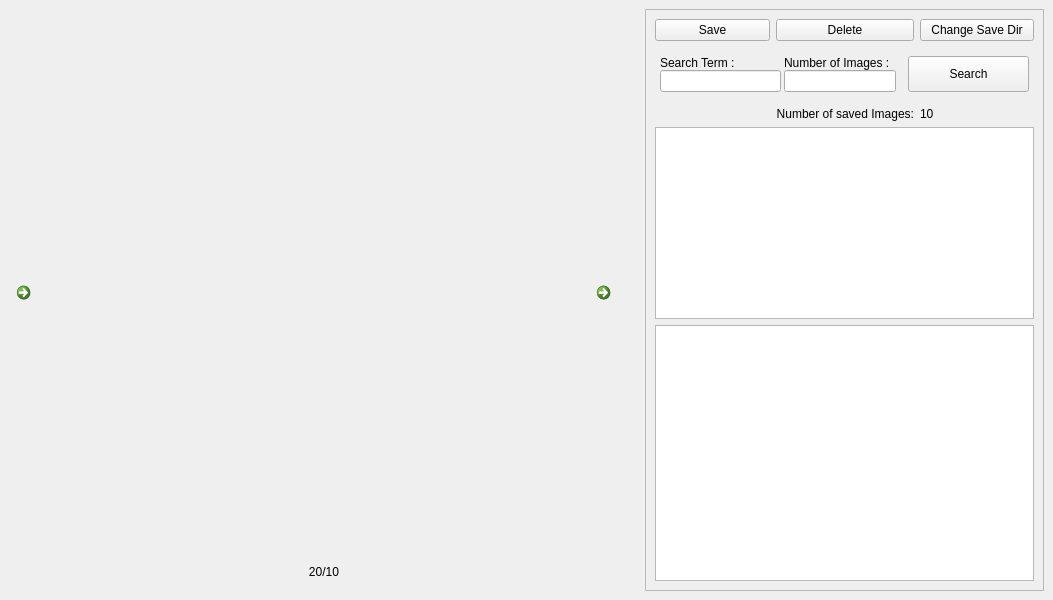
<?xml version="1.0" encoding="UTF-8"?>
<ui version="4.0">
 <class>MainWindow</class>
 <widget class="QMainWindow" name="MainWindow">
  <property name="geometry">
   <rect>
    <x>0</x>
    <y>0</y>
    <width>1053</width>
    <height>600</height>
   </rect>
  </property>
  <property name="cursor">
   <cursorShape>ArrowCursor</cursorShape>
  </property>
  <property name="windowTitle">
   <string>Google Image Downloader</string>
  </property>
  <widget class="QWidget" name="centralwidget">
   <layout class="QGridLayout" name="gridLayout">
    <item row="2" column="3">
     <widget class="QCommandLinkButton" name="next_image_button">
      <property name="sizePolicy">
       <sizepolicy hsizetype="Preferred" vsizetype="Preferred">
        <horstretch>0</horstretch>
        <verstretch>0</verstretch>
       </sizepolicy>
      </property>
      <property name="minimumSize">
       <size>
        <width>40</width>
        <height>40</height>
       </size>
      </property>
      <property name="maximumSize">
       <size>
        <width>50</width>
        <height>50</height>
       </size>
      </property>
      <property name="cursor">
       <cursorShape>OpenHandCursor</cursorShape>
      </property>
      <property name="text">
       <string/>
      </property>
      <property name="icon">
       <iconset theme="next">
        <normaloff/>
       </iconset>
      </property>
      <property name="checkable">
       <bool>false</bool>
      </property>
      <property name="checked">
       <bool>false</bool>
      </property>
     </widget>
    </item>
    <item row="2" column="0">
     <widget class="QCommandLinkButton" name="previous_image_button">
      <property name="minimumSize">
       <size>
        <width>40</width>
        <height>40</height>
       </size>
      </property>
      <property name="maximumSize">
       <size>
        <width>50</width>
        <height>50</height>
       </size>
      </property>
      <property name="cursor">
       <cursorShape>OpenHandCursor</cursorShape>
      </property>
      <property name="text">
       <string/>
      </property>
      <property name="icon">
       <iconset theme="previous">
        <normaloff/>
       </iconset>
      </property>
     </widget>
    </item>
    <item row="2" column="1">
     <widget class="QFrame" name="frame_2">
      <property name="frameShape">
       <enum>QFrame::NoFrame</enum>
      </property>
      <property name="frameShadow">
       <enum>QFrame::Raised</enum>
      </property>
      <layout class="QVBoxLayout" name="verticalLayout">
       <item>
        <widget class="QLabel" name="image_view">
         <property name="sizePolicy">
          <sizepolicy hsizetype="MinimumExpanding" vsizetype="Preferred">
           <horstretch>0</horstretch>
           <verstretch>0</verstretch>
          </sizepolicy>
         </property>
         <property name="minimumSize">
          <size>
           <width>500</width>
           <height>300</height>
          </size>
         </property>
         <property name="maximumSize">
          <size>
           <width>1200</width>
           <height>1000</height>
          </size>
         </property>
         <property name="text">
          <string/>
         </property>
        </widget>
       </item>
       <item>
        <widget class="QLabel" name="current_image_index_label">
         <property name="maximumSize">
          <size>
           <width>16777215</width>
           <height>20</height>
          </size>
         </property>
         <property name="text">
          <string>20/10</string>
         </property>
         <property name="alignment">
          <set>Qt::AlignCenter</set>
         </property>
        </widget>
       </item>
      </layout>
     </widget>
    </item>
    <item row="2" column="4">
     <widget class="QFrame" name="frame">
      <property name="sizePolicy">
       <sizepolicy hsizetype="MinimumExpanding" vsizetype="MinimumExpanding">
        <horstretch>0</horstretch>
        <verstretch>0</verstretch>
       </sizepolicy>
      </property>
      <property name="frameShape">
       <enum>QFrame::StyledPanel</enum>
      </property>
      <property name="frameShadow">
       <enum>QFrame::Raised</enum>
      </property>
      <layout class="QGridLayout" name="gridLayout_2">
       <item row="2" column="0" colspan="3">
        <widget class="QFrame" name="frame_5">
         <property name="frameShadow">
          <enum>QFrame::Raised</enum>
         </property>
         <layout class="QHBoxLayout" name="horizontalLayout">
          <property name="spacing">
           <number>3</number>
          </property>
          <property name="leftMargin">
           <number>5</number>
          </property>
          <property name="topMargin">
           <number>9</number>
          </property>
          <property name="rightMargin">
           <number>5</number>
          </property>
          <property name="bottomMargin">
           <number>9</number>
          </property>
          <item>
           <widget class="QFrame" name="frame_3">
            <property name="frameShape">
             <enum>QFrame::NoFrame</enum>
            </property>
            <property name="frameShadow">
             <enum>QFrame::Raised</enum>
            </property>
            <layout class="QVBoxLayout" name="verticalLayout_2">
             <property name="spacing">
              <number>0</number>
             </property>
             <property name="margin">
              <number>0</number>
             </property>
             <item>
              <widget class="QLabel" name="label_2">
               <property name="text">
                <string>Search Term :</string>
               </property>
               <property name="alignment">
                <set>Qt::AlignLeading|Qt::AlignLeft|Qt::AlignVCenter</set>
               </property>
              </widget>
             </item>
             <item>
              <widget class="QLineEdit" name="search_term_text_box">
               <property name="sizePolicy">
                <sizepolicy hsizetype="Preferred" vsizetype="Preferred">
                 <horstretch>0</horstretch>
                 <verstretch>0</verstretch>
                </sizepolicy>
               </property>
               <property name="frame">
                <bool>true</bool>
               </property>
               <property name="cursorPosition">
                <number>0</number>
               </property>
               <property name="placeholderText">
                <string/>
               </property>
              </widget>
             </item>
            </layout>
           </widget>
          </item>
          <item>
           <widget class="QFrame" name="frame_4">
            <property name="frameShape">
             <enum>QFrame::NoFrame</enum>
            </property>
            <property name="frameShadow">
             <enum>QFrame::Raised</enum>
            </property>
            <layout class="QVBoxLayout" name="verticalLayout_3">
             <property name="spacing">
              <number>0</number>
             </property>
             <property name="leftMargin">
              <number>0</number>
             </property>
             <property name="topMargin">
              <number>0</number>
             </property>
             <property name="rightMargin">
              <number>9</number>
             </property>
             <property name="bottomMargin">
              <number>0</number>
             </property>
             <item>
              <widget class="QLabel" name="label_3">
               <property name="text">
                <string>Number of Images :</string>
               </property>
              </widget>
             </item>
             <item>
              <widget class="QLineEdit" name="num_images_text_box">
               <property name="sizePolicy">
                <sizepolicy hsizetype="Preferred" vsizetype="Preferred">
                 <horstretch>0</horstretch>
                 <verstretch>0</verstretch>
                </sizepolicy>
               </property>
              </widget>
             </item>
            </layout>
           </widget>
          </item>
          <item>
           <widget class="QPushButton" name="search_button">
            <property name="sizePolicy">
             <sizepolicy hsizetype="Preferred" vsizetype="Preferred">
              <horstretch>0</horstretch>
              <verstretch>0</verstretch>
             </sizepolicy>
            </property>
            <property name="maximumSize">
             <size>
              <width>200</width>
              <height>200</height>
             </size>
            </property>
            <property name="text">
             <string>Search</string>
            </property>
           </widget>
          </item>
         </layout>
        </widget>
       </item>
       <item row="6" column="2">
        <widget class="QLabel" name="saved_images_count_label">
         <property name="text">
          <string>10</string>
         </property>
        </widget>
       </item>
       <item row="7" column="0" colspan="3">
        <widget class="QListWidget" name="saved_url">
         <property name="sizePolicy">
          <sizepolicy hsizetype="Preferred" vsizetype="Preferred">
           <horstretch>0</horstretch>
           <verstretch>0</verstretch>
          </sizepolicy>
         </property>
        </widget>
       </item>
       <item row="8" column="0" colspan="3">
        <widget class="QListWidget" name="loaded_url"/>
       </item>
       <item row="6" column="1">
        <widget class="QLabel" name="saved_images_count_text">
         <property name="text">
          <string>Number of saved Images:</string>
         </property>
         <property name="alignment">
          <set>Qt::AlignRight|Qt::AlignTrailing|Qt::AlignVCenter</set>
         </property>
        </widget>
       </item>
       <item row="0" column="0" rowspan="2">
        <widget class="QPushButton" name="save_button">
         <property name="sizePolicy">
          <sizepolicy hsizetype="Preferred" vsizetype="Preferred">
           <horstretch>0</horstretch>
           <verstretch>0</verstretch>
          </sizepolicy>
         </property>
         <property name="text">
          <string>Save</string>
         </property>
        </widget>
       </item>
       <item row="0" column="1" rowspan="2">
        <widget class="QPushButton" name="delete_button">
         <property name="sizePolicy">
          <sizepolicy hsizetype="Preferred" vsizetype="Preferred">
           <horstretch>0</horstretch>
           <verstretch>0</verstretch>
          </sizepolicy>
         </property>
         <property name="text">
          <string>Delete</string>
         </property>
        </widget>
       </item>
       <item row="0" column="2" rowspan="2">
        <widget class="QPushButton" name="save_dir_button">
         <property name="sizePolicy">
          <sizepolicy hsizetype="Preferred" vsizetype="Preferred">
           <horstretch>0</horstretch>
           <verstretch>0</verstretch>
          </sizepolicy>
         </property>
         <property name="text">
          <string>Change Save Dir</string>
         </property>
        </widget>
       </item>
      </layout>
     </widget>
    </item>
   </layout>
  </widget>
 </widget>
 <resources/>
 <connections/>
</ui>
